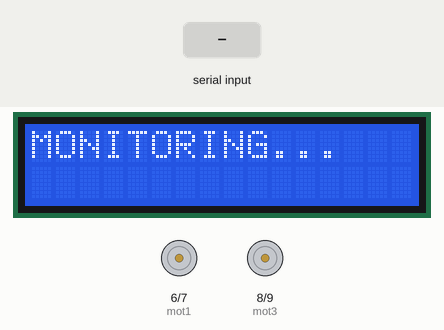
This sketch was run on a simulated Arduino Uno, built with avr-gcc and run on an emulated ATmega328P. On the bench: 16×2 character LCD, motor-driver pin pairs drawn as motors (green arrow = first pin HIGH = forward, orange = second pin HIGH = backward, longer = more drive). Inputs (shaded band) come from the test bench.

Above: at 7.2 s.
7.3 s: "F" received over Serial
At 8.5 s:
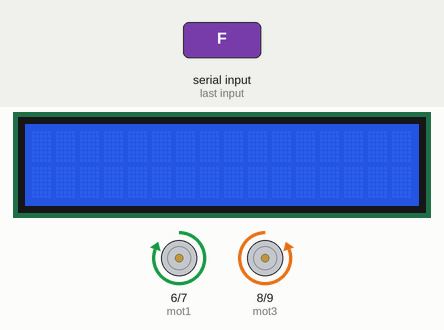
8.8 s: "B" received over Serial
At 9.7 s:
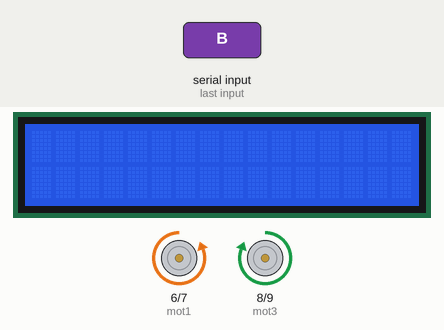
10.3 s: "L" received over Serial
At 10.8 s:
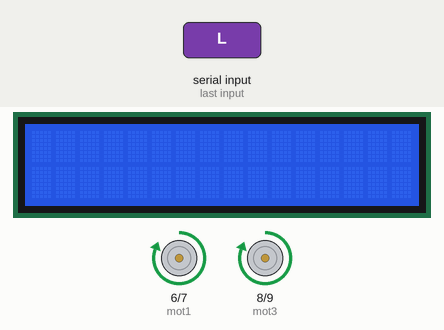
11.8 s: "R" received over Serial
At 13.0 s:
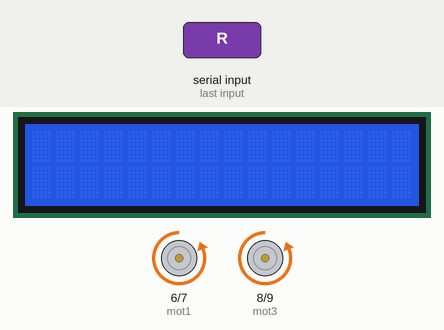
13.3 s: "S" received over Serial
At 14.3 s:
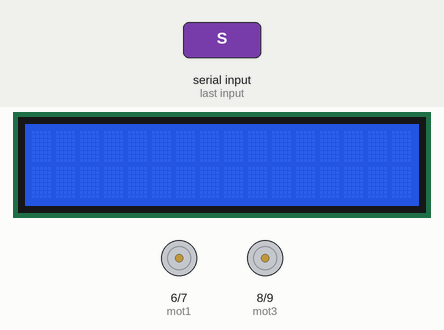
14.8 s: "f" received over Serial
At 15.4 s:
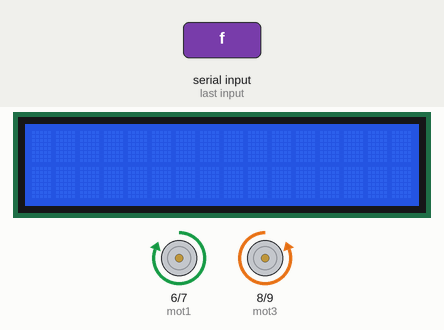
Timing chart, 0 to 17.3 s (numbered marks = the images above; inputs shaded):
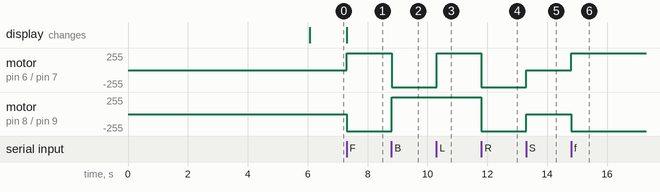

The sketch:

Arduino_Code.ino
```cpp
#include <LiquidCrystal.h>
#include <SoftwareSerial.h>
#define mot1 6
#define mot2 7
#define mot3 8
#define mot4 9
unsigned char data;
void forward();
void reverse();
void left();
void right();
void stop1();
LiquidCrystal lcd(12, 11, 5, 4, 3, 2);
void setup()
{
  pinMode(6, OUTPUT);
  pinMode(7, OUTPUT);
  pinMode(8, OUTPUT);
  pinMode(9, OUTPUT);
  lcd.begin(16, 2);
  digitalWrite(mot1, LOW);
  digitalWrite(mot4, LOW);
  digitalWrite(mot2, LOW);
  digitalWrite(mot3, LOW);
 lcd.print(" WI-FI ROBO-CAR ");
   delay(6000);
  Serial.begin(9600);
  Serial.read();
  lcd.autoscroll();
  lcd.print("   MONITORING...   ");
  Serial.read();
}
  void loop()
  {  while(!Serial.available())
 {
}
    if(Serial.available())
    {
      lcd.clear();
      data=Serial.read();
      if(data=='F'||data=='f' ){forward();}
      else if(data=='B'||data=='b'){reverse();}
      else if(data=='L' ||data=='l'){left();}
      else if(data=='R'||data=='r'){right();}
      else if(data=='S'||data=='s'){stop1();}
      Serial.read();
    }  }
void forward()
{  digitalWrite(mot1, HIGH);
  digitalWrite(mot4, HIGH);
  digitalWrite(mot2, LOW);
  digitalWrite(mot3, LOW); }
void reverse()
{  digitalWrite(mot2, HIGH);
  digitalWrite(mot3, HIGH);
  digitalWrite(mot1, LOW);
  digitalWrite(mot4, LOW); }
void right()
{  digitalWrite(mot2, HIGH);
  digitalWrite(mot4, HIGH);
  digitalWrite(mot1, LOW);
  digitalWrite(mot3, LOW); }
void left()
{ digitalWrite(mot1, HIGH);
  digitalWrite(mot3, HIGH);
  digitalWrite(mot2, LOW);
  digitalWrite(mot4, LOW); }
void stop1()
{   digitalWrite(mot1, LOW);
  digitalWrite(mot4, LOW);
  digitalWrite(mot2, LOW);
  digitalWrite(mot3, LOW);  }
```

Measured:
- after the input at 7.3 s, motor on pin 6 (mot1) / pin 7 (mot2): stopped → forward 255/255 at once; motor on pin 8 (mot3) / pin 9 (mot4): stopped → backward 255/255 at once; the display: changes at once (image 1)
- after the input at 8.8 s, motor on pin 6 (mot1) / pin 7 (mot2): forward 255/255 → backward 255/255 at once; motor on pin 8 (mot3) / pin 9 (mot4): backward 255/255 → forward 255/255 at once
- after the input at 10.3 s, motor on pin 6 (mot1) / pin 7 (mot2): backward 255/255 → forward 255/255 at once
- after the input at 11.8 s, motor on pin 6 (mot1) / pin 7 (mot2), motor on pin 8 (mot3) / pin 9 (mot4): forward 255/255 → backward 255/255 at once
- after the input at 13.3 s, motor on pin 6 (mot1) / pin 7 (mot2), motor on pin 8 (mot3) / pin 9 (mot4): backward 255/255 → stopped at once
- after the input at 14.8 s, motor on pin 6 (mot1) / pin 7 (mot2): stopped → forward 255/255 at once; motor on pin 8 (mot3) / pin 9 (mot4): stopped → backward 255/255 at once
